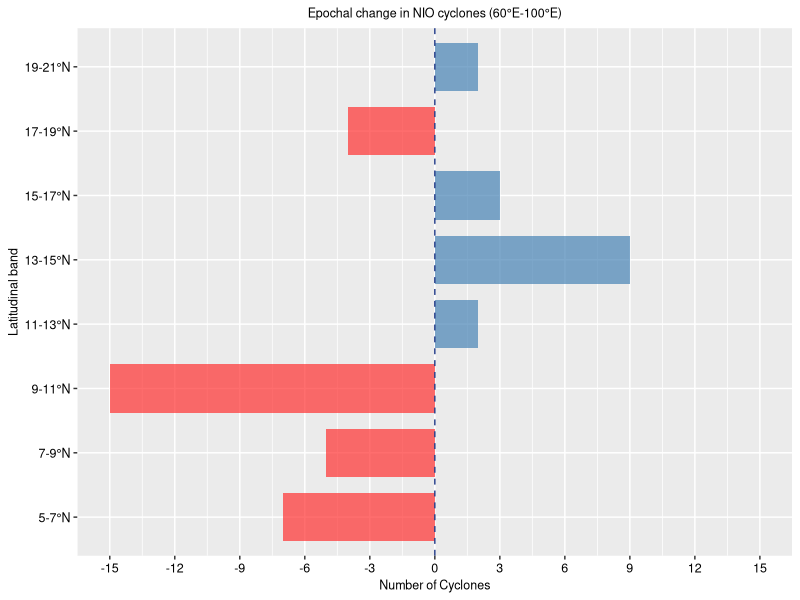
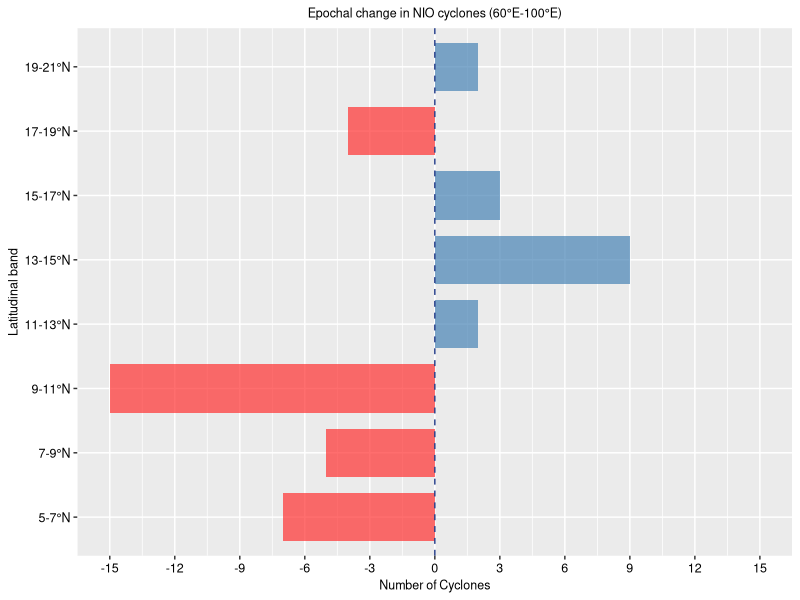

Here is the R script that generated these plots, in order:
#Shinto Roose, Cochin University of Science and Technology

library(ncdf4)
library(ggplot2) # package for plotting
library(RColorBrewer)
library(scales)
library("ggpubr")
library(grid)

# ================================================================================
setwd(dirname(rstudioapi::getActiveDocumentContext()$path)) #Set working Directory
getwd()
# ================================================================================ 





#-------Figure1C
rect1 <- data.frame (xmin=-Inf, xmax=3.5, ymin=-Inf, ymax=Inf)
rect2 <- data.frame (xmin=3.5, xmax=Inf, ymin=-Inf, ymax=Inf)

 

#------- OLD Figure1D NIO
Cyclones<-c(21,33,43,24,15,9,8,4) #1951-2010
epoch1<-c(14,19,29,10,3,3,6,1)  #1951-1980
epoch2<-c(7,14,14,12,12,6,2,3)  #1981-2010
EpochalDiff=epoch2-epoch1


LatBands=c("5-7°N","7-9°N","9-11°N","11-13°N","13-15°N","15-17°N","17-19°N","19-21°N")

df<-data.frame(LatBand=c(1:8),epoch1,epoch2, EpochalDiff)


df$Phase <- ifelse(df$EpochalDiff < 0, "Negative","Positive")

theme_set(theme_grey()) 
pdiffLat<-ggplot(df, aes(x=LatBand, y=EpochalDiff)) +
  #geom_line(color = "blue",size = 2)+
  geom_bar(stat="identity", position=position_dodge(width=0.0), width =1.5*0.5,alpha = 0.7,aes(fill = Phase), show.legend = FALSE) +
  scale_fill_manual(values=c(Positive="steelblue",Negative="firebrick1")) +
  scale_y_continuous(name="Number of Cyclones", breaks = seq(-15,15,3), limits = c(-15,15))+
  coord_flip()+
  #scale_x_reverse()+
  scale_x_discrete(name = "Latitudinal band",limits=LatBands) + 
  geom_hline(yintercept = 0, lty = 2, color = "royalblue4") +
  ggtitle("Epochal change in NIO cyclones (60°E-100°E)") +
  theme(#legend.position="bottom",
    #legend.position=c(.85,.60),
    axis.text.x = element_text(family="Helvetica"
                               ,size=9
                               #,face="bold"
                               ,color="black"),
    axis.text.y = element_text(family="Helvetica"
                               ,size=9
                               #,face="bold"
                               ,color="black"),
    axis.title.y = element_text(family="Helvetica"
                                ,size=9
                                #,face="bold"
                                ,color="black"),
    axis.title.x = element_text(family="Helvetica"
                                ,size=9
                                #,face="bold"
                                ,color="black"),
    plot.title = element_text(hjust = 0.5, color="black", 
                              #       face="bold"
                              #       family="Comic Sans MS",
                              #       family="CM Roman",
                              family="Helvetica",
                              #       family="Sans",
                              #       family="Serif",
                              size=9, angle=0))
pdiffLat
#ggsave("60_100E.png", width = 12, height = 10, units = "cm", dpi = 300)

ggsave(pdiffLat, file="FigureS4.eps", device=cairo_ps, width = 88, height = 88, units = "mm", dpi = 1600,family="Helvetica")
 
